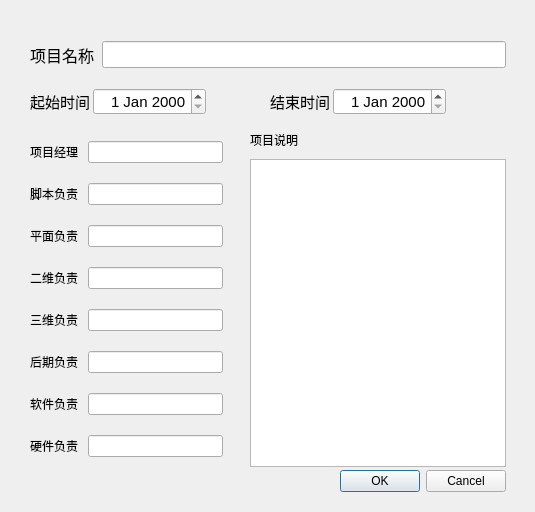
<?xml version="1.0" encoding="UTF-8"?>
<ui version="4.0">
 <class>Dialog</class>
 <widget class="QDialog" name="Dialog">
  <property name="geometry">
   <rect>
    <x>0</x>
    <y>0</y>
    <width>535</width>
    <height>512</height>
   </rect>
  </property>
  <property name="sizePolicy">
   <sizepolicy hsizetype="Fixed" vsizetype="Fixed">
    <horstretch>0</horstretch>
    <verstretch>0</verstretch>
   </sizepolicy>
  </property>
  <property name="minimumSize">
   <size>
    <width>535</width>
    <height>512</height>
   </size>
  </property>
  <property name="maximumSize">
   <size>
    <width>535</width>
    <height>512</height>
   </size>
  </property>
  <property name="windowTitle">
   <string>新建项目</string>
  </property>
  <widget class="QWidget" name="layoutWidget">
   <property name="geometry">
    <rect>
     <x>30</x>
     <y>41</y>
     <width>476</width>
     <height>451</height>
    </rect>
   </property>
   <layout class="QVBoxLayout" name="verticalLayout_3">
    <property name="spacing">
     <number>3</number>
    </property>
    <item>
     <layout class="QHBoxLayout" name="horizontalLayout_3">
      <property name="spacing">
       <number>8</number>
      </property>
      <item>
       <widget class="QLabel" name="label">
        <property name="font">
         <font>
          <pointsize>12</pointsize>
         </font>
        </property>
        <property name="text">
         <string>项目名称</string>
        </property>
       </widget>
      </item>
      <item>
       <widget class="QLineEdit" name="project_name">
        <property name="font">
         <font>
          <pointsize>12</pointsize>
         </font>
        </property>
        <property name="text">
         <string/>
        </property>
       </widget>
      </item>
     </layout>
    </item>
    <item>
     <widget class="QLabel" name="label_13">
      <property name="text">
       <string/>
      </property>
     </widget>
    </item>
    <item>
     <layout class="QHBoxLayout" name="horizontalLayout">
      <item>
       <widget class="QLabel" name="label_2">
        <property name="sizePolicy">
         <sizepolicy hsizetype="Fixed" vsizetype="Preferred">
          <horstretch>0</horstretch>
          <verstretch>0</verstretch>
         </sizepolicy>
        </property>
        <property name="font">
         <font>
          <pointsize>11</pointsize>
         </font>
        </property>
        <property name="text">
         <string>起始时间</string>
        </property>
       </widget>
      </item>
      <item>
       <widget class="QDateEdit" name="start_date">
        <property name="font">
         <font>
          <pointsize>11</pointsize>
         </font>
        </property>
        <property name="alignment">
         <set>Qt::AlignRight|Qt::AlignTrailing|Qt::AlignVCenter</set>
        </property>
        <property name="currentSection">
         <enum>QDateTimeEdit::DaySection</enum>
        </property>
       </widget>
      </item>
      <item>
       <widget class="QLabel" name="label_17">
        <property name="text">
         <string/>
        </property>
       </widget>
      </item>
      <item>
       <widget class="QLabel" name="label_3">
        <property name="sizePolicy">
         <sizepolicy hsizetype="Fixed" vsizetype="Preferred">
          <horstretch>0</horstretch>
          <verstretch>0</verstretch>
         </sizepolicy>
        </property>
        <property name="font">
         <font>
          <pointsize>11</pointsize>
         </font>
        </property>
        <property name="text">
         <string>结束时间</string>
        </property>
       </widget>
      </item>
      <item>
       <widget class="QDateEdit" name="finish_date">
        <property name="font">
         <font>
          <pointsize>11</pointsize>
         </font>
        </property>
        <property name="alignment">
         <set>Qt::AlignRight|Qt::AlignTrailing|Qt::AlignVCenter</set>
        </property>
        <property name="currentSection">
         <enum>QDateTimeEdit::DaySection</enum>
        </property>
       </widget>
      </item>
      <item>
       <widget class="QLabel" name="label_15">
        <property name="text">
         <string/>
        </property>
       </widget>
      </item>
     </layout>
    </item>
    <item>
     <widget class="QLabel" name="label_14">
      <property name="maximumSize">
       <size>
        <width>16777215</width>
        <height>10</height>
       </size>
      </property>
      <property name="text">
       <string/>
      </property>
     </widget>
    </item>
    <item>
     <layout class="QHBoxLayout" name="horizontalLayout_13">
      <property name="spacing">
       <number>10</number>
      </property>
      <item>
       <layout class="QVBoxLayout" name="verticalLayout">
        <item>
         <layout class="QHBoxLayout" name="horizontalLayout_4">
          <item>
           <widget class="QLabel" name="label_7">
            <property name="text">
             <string>项目经理</string>
            </property>
           </widget>
          </item>
          <item>
           <widget class="QLineEdit" name="product_PM"/>
          </item>
         </layout>
        </item>
        <item>
         <layout class="QHBoxLayout" name="horizontalLayout_5">
          <item>
           <widget class="QLabel" name="label_4">
            <property name="text">
             <string>脚本负责</string>
            </property>
           </widget>
          </item>
          <item>
           <widget class="QLineEdit" name="script_PM"/>
          </item>
         </layout>
        </item>
        <item>
         <layout class="QHBoxLayout" name="horizontalLayout_6">
          <item>
           <widget class="QLabel" name="label_5">
            <property name="text">
             <string>平面负责</string>
            </property>
           </widget>
          </item>
          <item>
           <widget class="QLineEdit" name="design_PM"/>
          </item>
         </layout>
        </item>
        <item>
         <layout class="QHBoxLayout" name="horizontalLayout_7">
          <item>
           <widget class="QLabel" name="label_6">
            <property name="text">
             <string>二维负责</string>
            </property>
           </widget>
          </item>
          <item>
           <widget class="QLineEdit" name="flash_PM"/>
          </item>
         </layout>
        </item>
        <item>
         <layout class="QHBoxLayout" name="horizontalLayout_8">
          <item>
           <widget class="QLabel" name="label_8">
            <property name="text">
             <string>三维负责</string>
            </property>
           </widget>
          </item>
          <item>
           <widget class="QLineEdit" name="ani_PM"/>
          </item>
         </layout>
        </item>
        <item>
         <layout class="QHBoxLayout" name="horizontalLayout_9">
          <item>
           <widget class="QLabel" name="label_9">
            <property name="text">
             <string>后期负责</string>
            </property>
           </widget>
          </item>
          <item>
           <widget class="QLineEdit" name="post_PM"/>
          </item>
         </layout>
        </item>
        <item>
         <layout class="QHBoxLayout" name="horizontalLayout_11">
          <item>
           <widget class="QLabel" name="label_10">
            <property name="text">
             <string>软件负责</string>
            </property>
           </widget>
          </item>
          <item>
           <widget class="QLineEdit" name="software_PM"/>
          </item>
         </layout>
        </item>
        <item>
         <layout class="QHBoxLayout" name="horizontalLayout_12">
          <item>
           <widget class="QLabel" name="label_11">
            <property name="text">
             <string>硬件负责</string>
            </property>
           </widget>
          </item>
          <item>
           <widget class="QLineEdit" name="hardware_PM"/>
          </item>
         </layout>
        </item>
       </layout>
      </item>
      <item>
       <widget class="QLabel" name="label_16">
        <property name="sizePolicy">
         <sizepolicy hsizetype="Fixed" vsizetype="Preferred">
          <horstretch>0</horstretch>
          <verstretch>0</verstretch>
         </sizepolicy>
        </property>
        <property name="maximumSize">
         <size>
          <width>10</width>
          <height>16777215</height>
         </size>
        </property>
        <property name="text">
         <string/>
        </property>
       </widget>
      </item>
      <item>
       <layout class="QVBoxLayout" name="verticalLayout_2">
        <item>
         <widget class="QLabel" name="label_12">
          <property name="text">
           <string>项目说明</string>
          </property>
         </widget>
        </item>
        <item>
         <widget class="QPlainTextEdit" name="project_desc"/>
        </item>
       </layout>
      </item>
     </layout>
    </item>
    <item>
     <widget class="QDialogButtonBox" name="buttonBox">
      <property name="orientation">
       <enum>Qt::Horizontal</enum>
      </property>
      <property name="standardButtons">
       <set>QDialogButtonBox::Cancel|QDialogButtonBox::Ok</set>
      </property>
     </widget>
    </item>
   </layout>
  </widget>
 </widget>
 <resources/>
 <connections>
  <connection>
   <sender>buttonBox</sender>
   <signal>accepted()</signal>
   <receiver>Dialog</receiver>
   <slot>accept()</slot>
   <hints>
    <hint type="sourcelabel">
     <x>248</x>
     <y>254</y>
    </hint>
    <hint type="destinationlabel">
     <x>157</x>
     <y>274</y>
    </hint>
   </hints>
  </connection>
  <connection>
   <sender>buttonBox</sender>
   <signal>rejected()</signal>
   <receiver>Dialog</receiver>
   <slot>reject()</slot>
   <hints>
    <hint type="sourcelabel">
     <x>316</x>
     <y>260</y>
    </hint>
    <hint type="destinationlabel">
     <x>286</x>
     <y>274</y>
    </hint>
   </hints>
  </connection>
 </connections>
</ui>
